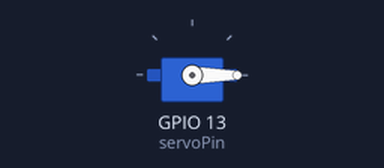
A sketch run on a simulated ESP32. Shown: servo.

Above: at 0.05 s.
At 4.0 s:
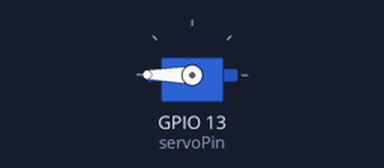
Timing chart, 0 to 5.2 s (numbered marks = the images above):
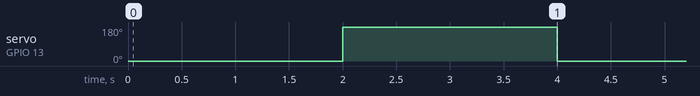

Measured:
- by itself, servo on GPIO 13 (servoPin): alternates 180° for 2.0 s and 0° for 2.0 s

The sketch:

sketch_dec04a.ino
```cpp
#include <ESP32Servo.h>

Servo myservo;  // create servo object to control a servo

// Recommended PWM GPIO pins on the ESP32 include 2,4,12-19,21-23,25-27,32-33
int servoPin = 13;

void setup() {
  myservo.setPeriodHertz(50);
  myservo.attach(servoPin);
}

void loop() {
  myservo.write(0);
  delay(2000);
  myservo.write(180);
  delay(2000);
}
```
